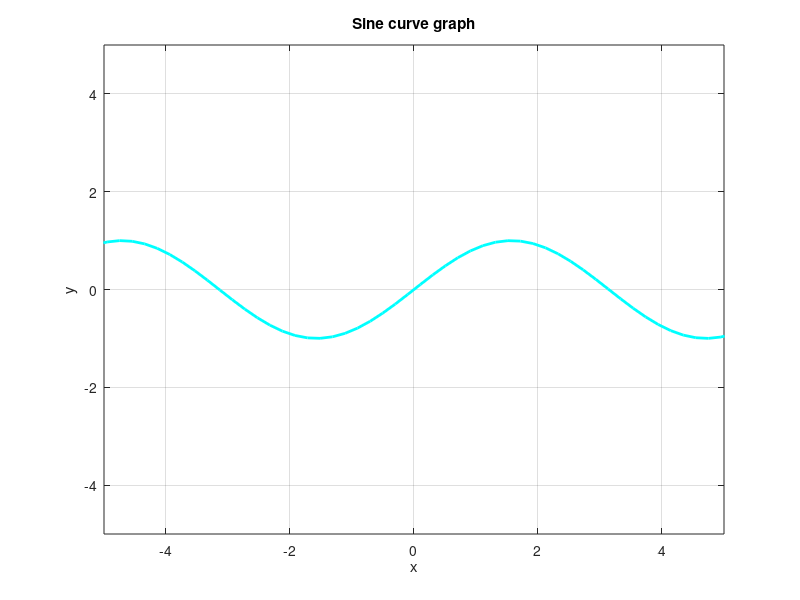

Write the MATLAB code that produced this figure.
% WAP to plot Sine curve

clc;
clear;
close all;
 x= linspace(-10, 10)
 y1 = sin(x)
  plot(x,y1,'c-', 'LineWidth' , 2);
  title("Sine curve graph");
  xlim([-5 5]);
  ylim([-5 5]);
  xlabel("x");
  ylabel("y");
  grid on;
  